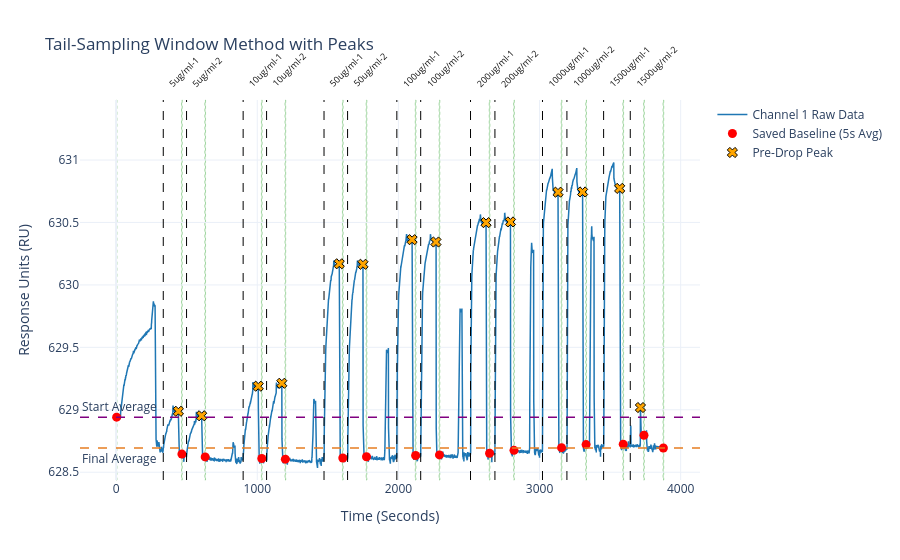
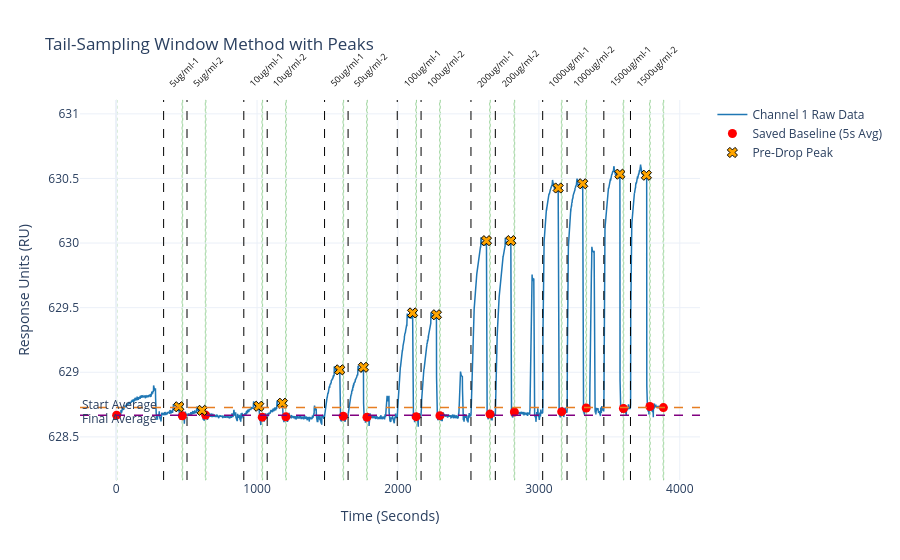
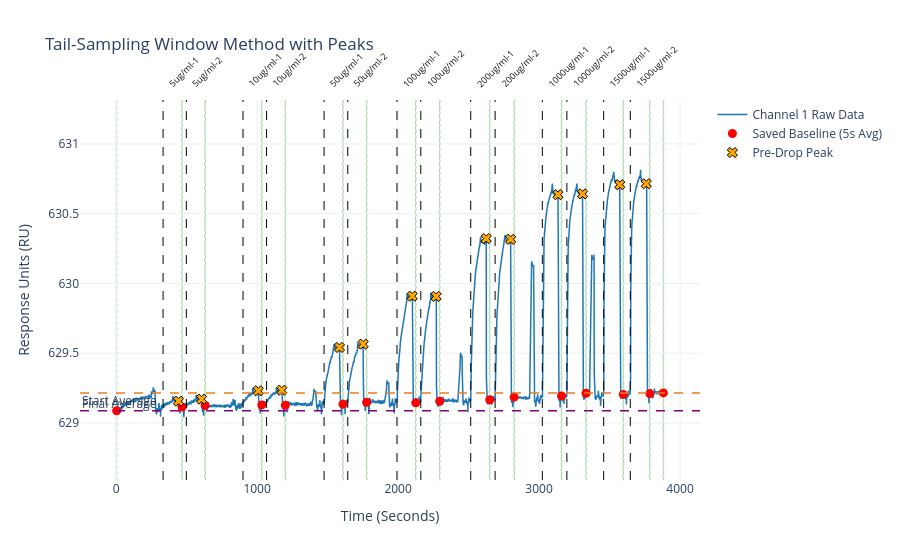
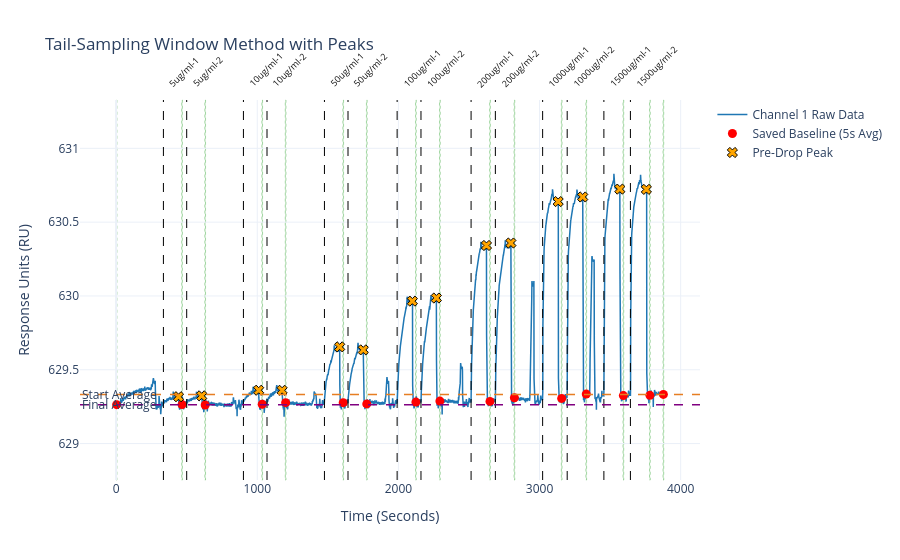

The cell these charts' notebook holds for them, in order:
### Markdown cell above
#### $\color{lime}{\text{With Peaks}}$

### Code cell
for folder in files.keys():
    
    previous_file = ''

    for file in list(files[folder].keys()):

        if 'sensorgram' in file:

            file_data = files[folder][file]
            previous_file_data = files[folder][previous_file]

            file_name = file.split('_')[1] + '_baseline_flags'
            baseline_flags = files[folder][file_name]

            baseline_flags['mid_time'] = (baseline_flags['Window_Start'] + baseline_flags['Window_End']) / 2
                    
            fig = go.Figure()
    
            fig.add_trace(go.Scatter(x=file_data['time'], y=file_data['channel1'], mode='lines', name='Channel 1 Raw Data', line=dict(color='#1f77b4', width=1.5)))
    
            for _, flag_row in previous_file_data.iterrows():
                fig.add_vline(x=flag_row['time'], line_width=1, line_dash="dash", line_color="black", opacity=1)
    
                fig.add_annotation(
                    x=flag_row['time'],
                    y=1.02,
                    yref='paper',
                    text=str(flag_row['conc']),
                    showarrow=False,
                    textangle=-45,
                    xanchor='left',
                    yanchor='bottom',
                    font=dict(size=9, color="#0f0f0f")
                )
    
            fig.add_trace(go.Scatter(
                x=baseline_flags['mid_time'], y=baseline_flags['ch1_avg'],
                mode='markers', name='Saved Baseline (5s Avg)',
                marker=dict(color='red', symbol='circle', size=9),
                hoverinfo='text',
                text=[
                    f"Type: {r['information']}<br>"
                    f"Range: {r['Window_Start']:.1f}s to {r['Window_End']:.1f}s<br>"
                    f"CH1 Avg: {r['ch1_avg']:.2f} RU<br>"
                    f"CH2 Avg: {r['ch2_avg']:.2f} RU" 
                    for _, r in baseline_flags.iterrows()
                ]
            ))

            if 'ch1_peak' in baseline_flags.columns and 'peak_time' in baseline_flags.columns:

                valid_peaks = baseline_flags.dropna(subset=['ch1_peak', 'peak_time'])
                
                fig.add_trace(go.Scatter(
                    x=valid_peaks['peak_time'], 
                    y=valid_peaks['ch1_peak'],
                    mode='markers', 
                    name='Pre-Drop Peak',
                    marker=dict(color='orange', symbol='x', size=9, line=dict(color='black', width=1)),
                    hoverinfo='text',
                    text=[
                        f"Peak Value: {r['ch1_peak']:.2f} RU<br>"
                        f"Time: {r['peak_time']:.1f}s" 
                        for _, r in valid_peaks.iterrows()
                    ]
                ))
            
            for _, r in baseline_flags.iterrows():
                fig.add_vrect(
                    x0=r['Window_Start'], x1=r['Window_End'],
                    fillcolor="rgba(44, 160, 44, 0.12)",
                    layer="below", 
                    line_width=1, 
                    line_color="rgba(44, 160, 44, 0.4)",
                    line_dash="dot"
                )
            
            start_avg_ru = baseline_flags.iloc[0]['ch1_avg']
            fig.add_hline(
                y=start_avg_ru, 
                line_width=1.5, 
                line_dash="dash", 
                line_color="purple",
                annotation_text="Start Average",
                annotation_position="top left"
            )
    
            final_avg_ru = baseline_flags.iloc[-1]['ch1_avg']
            fig.add_hline(
                y=final_avg_ru, 
                line_width=1.5, 
                line_dash="dash", 
                line_color="#e67e22",
                annotation_text="Final Average",
                annotation_position="bottom left"
            )
    
            fig.update_layout(
                title=f'Tail-Sampling Window Method with Peaks',
                xaxis_title='Time (Seconds)',
                yaxis_title='Response Units (RU)',
                yaxis=dict(range=[file_data['channel1'][0] - 0.5, file_data['channel1'].max() + 0.5]), # slightly adjusted to ensure peaks fit
                template='plotly_white',
                hovermode='closest'
            )
    
            fig.show()

        previous_file = file
